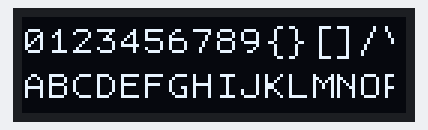
Bench run of a program on a simulated Raspberry Pi Pico running MicroPython. Parts: 128×32 one-colour display. At 0.1 s the program stops and its outputs stay as they are.

Above: at 0.1 s.

The program:

Pico2_OLEDboard_Tamzen-font.py
```python
# https://www.waveshare.com/wiki/Pico-OLED-2.23

from machine import Pin, SPI
import framebuf
import time

# converted Tamzen8x15r.bdf
Font_Tamzen8X15r = bytearray(
    b'\x00\x00\x00\x00\x00\x00\x00\x00\x00\x00\x00\x00\x00' # space (32)
    b'\x00\x10\x10\x10\x10\x10\x00\x00\x10\x10\x00\x00\x00' # !
    b'\x00\x24\x24\x24\x24\x00\x00\x00\x00\x00\x00\x00\x00' # "
    b'\x00\x00\x24\x24\x7e\x24\x24\x7e\x24\x24\x00\x00\x00' # #
    b'\x08\x08\x1e\x20\x20\x1c\x02\x02\x3c\x08\x08\x00\x00' # $
    b'\x00\x30\x49\x4a\x34\x08\x16\x29\x49\x06\x00\x00\x00' # %
    b'\x00\x30\x48\x48\x30\x31\x49\x46\x46\x39\x00\x00\x00' # &
    b'\x00\x10\x10\x10\x10\x00\x00\x00\x00\x00\x00\x00\x00' # '
    b'\x00\x04\x08\x08\x10\x10\x10\x10\x10\x08\x08\x04\x00' # (
    b'\x00\x20\x10\x10\x08\x08\x08\x08\x08\x10\x10\x20\x00' # )
    b'\x00\x00\x00\x00\x24\x18\x7e\x18\x24\x00\x00\x00\x00' # *
    b'\x00\x00\x00\x08\x08\x08\x7f\x08\x08\x08\x00\x00\x00' # +
    b'\x00\x00\x00\x00\x00\x00\x00\x00\x18\x18\x08\x08\x10' # ,
    b'\x00\x00\x00\x00\x00\x00\x7e\x00\x00\x00\x00\x00\x00' # -
    b'\x00\x00\x00\x00\x00\x00\x00\x00\x18\x18\x00\x00\x00' # .
    b'\x00\x04\x04\x08\x08\x10\x10\x20\x20\x40\x40\x00\x00' # /
    b'\x00\x00\x3c\x42\x46\x4a\x52\x62\x42\x3c\x00\x00\x00' # 0
    b'\x00\x00\x08\x18\x28\x08\x08\x08\x08\x3e\x00\x00\x00' # 1
    b'\x00\x00\x3c\x42\x02\x04\x08\x10\x20\x7e\x00\x00\x00' # 2
    b'\x00\x00\x7e\x04\x08\x1c\x02\x02\x42\x3c\x00\x00\x00' # 3
    b'\x00\x00\x04\x0c\x14\x24\x44\x7e\x04\x04\x00\x00\x00' # 4
    b'\x00\x00\x7e\x40\x40\x7c\x02\x02\x42\x3c\x00\x00\x00' # 5
    b'\x00\x00\x18\x20\x40\x7c\x42\x42\x42\x3c\x00\x00\x00' # 6
    b'\x00\x00\x7e\x02\x04\x04\x08\x08\x10\x10\x00\x00\x00' # 7
    b'\x00\x00\x3c\x42\x42\x3c\x42\x42\x42\x3c\x00\x00\x00' # 8
    b'\x00\x00\x3c\x42\x42\x42\x3e\x02\x04\x18\x00\x00\x00' # 9
    b'\x00\x00\x00\x18\x18\x00\x00\x00\x18\x18\x00\x00\x00' # :
    b'\x00\x00\x00\x18\x18\x00\x00\x00\x18\x18\x08\x08\x10' # ;
    b'\x00\x00\x00\x04\x08\x10\x20\x10\x08\x04\x00\x00\x00' # <
    b'\x00\x00\x00\x00\x7e\x00\x00\x7e\x00\x00\x00\x00\x00' # =
    b'\x00\x00\x00\x20\x10\x08\x04\x08\x10\x20\x00\x00\x00' # >
    b'\x00\x3c\x42\x04\x08\x10\x00\x00\x10\x10\x00\x00\x00' # ?
    b'\x00\x1c\x22\x41\x4f\x51\x51\x53\x4d\x40\x20\x1f\x00' # @
    b'\x00\x00\x18\x24\x42\x42\x7e\x42\x42\x42\x00\x00\x00' # A
    b'\x00\x00\x7c\x42\x42\x7c\x42\x42\x42\x7c\x00\x00\x00' # B
    b'\x00\x00\x1e\x20\x40\x40\x40\x40\x20\x1e\x00\x00\x00' # C
    b'\x00\x00\x78\x44\x42\x42\x42\x42\x44\x78\x00\x00\x00' # D
    b'\x00\x00\x7e\x40\x40\x7c\x40\x40\x40\x7e\x00\x00\x00' # E
    b'\x00\x00\x7e\x40\x40\x7c\x40\x40\x40\x40\x00\x00\x00' # F
    b'\x00\x00\x1e\x20\x40\x40\x46\x42\x22\x1e\x00\x00\x00' # G
    b'\x00\x00\x42\x42\x42\x7e\x42\x42\x42\x42\x00\x00\x00' # H
    b'\x00\x00\x3e\x08\x08\x08\x08\x08\x08\x3e\x00\x00\x00' # I
    b'\x00\x00\x02\x02\x02\x02\x02\x42\x42\x3c\x00\x00\x00' # J
    b'\x00\x00\x42\x44\x48\x70\x70\x48\x44\x42\x00\x00\x00' # K
    b'\x00\x00\x40\x40\x40\x40\x40\x40\x40\x7e\x00\x00\x00' # L
    b'\x00\x00\x41\x63\x55\x49\x49\x41\x41\x41\x00\x00\x00' # M
    b'\x00\x00\x42\x62\x52\x4a\x46\x42\x42\x42\x00\x00\x00' # N
    b'\x00\x00\x3c\x42\x42\x42\x42\x42\x42\x3c\x00\x00\x00' # O
    b'\x00\x00\x7c\x42\x42\x42\x7c\x40\x40\x40\x00\x00\x00' # P
    b'\x00\x00\x3c\x42\x42\x42\x42\x42\x42\x3c\x04\x02\x00' # Q
    b'\x00\x00\x7c\x42\x42\x42\x7c\x48\x44\x42\x00\x00\x00' # R
    b'\x00\x00\x3e\x40\x40\x30\x0c\x02\x02\x7c\x00\x00\x00' # S
    b'\x00\x00\x7f\x08\x08\x08\x08\x08\x08\x08\x00\x00\x00' # T
    b'\x00\x00\x42\x42\x42\x42\x42\x42\x42\x3c\x00\x00\x00' # U
    b'\x00\x00\x42\x42\x42\x42\x24\x24\x18\x18\x00\x00\x00' # V
    b'\x00\x00\x41\x41\x41\x41\x49\x49\x55\x63\x00\x00\x00' # W
    b'\x00\x00\x42\x42\x24\x18\x18\x24\x42\x42\x00\x00\x00' # X
    b'\x00\x00\x41\x41\x22\x14\x08\x08\x08\x08\x00\x00\x00' # Y
    b'\x00\x00\x7f\x02\x04\x08\x10\x20\x40\x7f\x00\x00\x00' # Z
    b'\x00\x1e\x10\x10\x10\x10\x10\x10\x10\x10\x10\x1e\x00' # [
    b'\x00\x40\x40\x20\x20\x10\x10\x08\x08\x04\x04\x00\x00' # \
    b'\x00\x78\x08\x08\x08\x08\x08\x08\x08\x08\x08\x78\x00' # ]
    b'\x00\x00\x10\x28\x44\x00\x00\x00\x00\x00\x00\x00\x00' # ^
    b'\x00\x00\x00\x00\x00\x00\x00\x00\x00\x00\x00\xff\x00' # _
    b'\x00\x10\x08\x04\x00\x00\x00\x00\x00\x00\x00\x00\x00' # `
    b'\x00\x00\x00\x00\x3c\x02\x3e\x42\x42\x3e\x00\x00\x00' # a
    b'\x00\x40\x40\x40\x5c\x62\x42\x42\x42\x7c\x00\x00\x00' # b
    b'\x00\x00\x00\x00\x3c\x42\x40\x40\x42\x3c\x00\x00\x00' # c
    b'\x00\x02\x02\x02\x3e\x42\x42\x42\x46\x3a\x00\x00\x00' # d
    b'\x00\x00\x00\x00\x3c\x42\x7e\x40\x40\x3e\x00\x00\x00' # e
    b'\x00\x0e\x10\x10\x7e\x10\x10\x10\x10\x10\x00\x00\x00' # f
    b'\x00\x00\x00\x00\x3e\x42\x42\x42\x42\x3e\x02\x02\x3c' # g
    b'\x00\x40\x40\x40\x5c\x62\x42\x42\x42\x42\x00\x00\x00' # h
    b'\x00\x08\x08\x00\x38\x08\x08\x08\x08\x3e\x00\x00\x00' # i
    b'\x00\x04\x04\x00\x1c\x04\x04\x04\x04\x04\x04\x04\x38' # j
    b'\x00\x40\x40\x40\x44\x48\x50\x68\x44\x42\x00\x00\x00' # k
    b'\x00\x70\x10\x10\x10\x10\x10\x10\x10\x0e\x00\x00\x00' # l
    b'\x00\x00\x00\x00\x76\x49\x49\x49\x49\x49\x00\x00\x00' # m
    b'\x00\x00\x00\x00\x5c\x62\x42\x42\x42\x42\x00\x00\x00' # n
    b'\x00\x00\x00\x00\x3c\x42\x42\x42\x42\x3c\x00\x00\x00' # o
    b'\x00\x00\x00\x00\x5c\x62\x42\x42\x42\x7c\x40\x40\x40' # p
    b'\x00\x00\x00\x00\x3e\x42\x42\x42\x46\x3a\x02\x02\x02' # q
    b'\x00\x00\x00\x00\x5c\x62\x40\x40\x40\x40\x00\x00\x00' # r
    b'\x00\x00\x00\x00\x3e\x40\x30\x0c\x02\x7c\x00\x00\x00' # s
    b'\x00\x00\x10\x10\x7e\x10\x10\x10\x10\x0e\x00\x00\x00' # t
    b'\x00\x00\x00\x00\x42\x42\x42\x42\x46\x3a\x00\x00\x00' # u
    b'\x00\x00\x00\x00\x42\x42\x24\x24\x18\x18\x00\x00\x00' # v
    b'\x00\x00\x00\x00\x41\x49\x49\x49\x49\x36\x00\x00\x00' # w
    b'\x00\x00\x00\x00\x42\x24\x18\x18\x24\x42\x00\x00\x00' # x
    b'\x00\x00\x00\x00\x42\x42\x42\x42\x46\x3a\x02\x02\x3c' # y
    b'\x00\x00\x00\x00\x7e\x04\x08\x10\x20\x7e\x00\x00\x00' # z
    b'\x00\x06\x08\x08\x08\x08\x30\x08\x08\x08\x08\x06\x00' # {
    b'\x00\x08\x08\x08\x08\x08\x08\x08\x08\x08\x08\x08\x00' # |
    b'\x00\x60\x10\x10\x10\x10\x0c\x10\x10\x10\x10\x60\x00' # }
    b'\x00\x00\x31\x49\x46\x00\x00\x00\x00\x00\x00\x00\x00' # ~
)

class SSD1305_SPI(framebuf.FrameBuffer):
    def __init__(self):
        self.width = 128
        self.height = 32

        self.cs = Pin(9, Pin.OUT)
        self.rst = Pin(12, Pin.OUT)

        self.cs(1)
        self.spi = SPI(1, 10000_000, polarity=0, phase=0, sck=Pin(10), mosi=Pin(11), miso=None)
        self.dc = Pin(8, Pin.OUT)
        self.dc(1)
        self.buffer = bytearray(self.height * self.width // 8)
        super().__init__(self.buffer, self.width, self.height, framebuf.MONO_VLSB)
        self.init_display()

        self.white = 0xffff
        self.black = 0x0000

    def write_cmd(self, cmd):
        self.cs(1)
        self.dc(0)
        self.cs(0)
        self.spi.write(bytearray([cmd]))
        self.cs(1)

    def write_data(self, buf):
        self.cs(1)
        self.dc(1)
        self.cs(0)
        self.spi.write(bytearray([buf]))
        self.cs(1)

    def init_display(self):
        self.rst(1)
        time.sleep(0.001)
        self.rst(0)
        time.sleep(0.01)
        self.rst(1)

        for cmd in [0xAE, 0x04, 0x10, 0x40, 0x81, 0x80, 0xA1, 0xA6, 0xA8, 0x1F,
                    0xC8, 0xD3, 0x00, 0xD5, 0xF0, 0xD8, 0x05, 0xD9, 0xC2, 0xDA,
                    0x12, 0xDB, 0x08, 0xAF]:
            self.write_cmd(cmd)

    def show(self):
        for page in range(0, 4):
            self.write_cmd(0xb0 + page)
            self.write_cmd(0x04)
            self.write_cmd(0x10)
            self.dc(1)
            for num in range(0, 128):
                self.write_data(self.buffer[page * 128 + num])

    def draw_text(self, text, start_x, start_y):
        current_x = start_x
        for char in text:
            ord_ch = ord(char)
            if ord_ch < 32 or ord_ch > 126:
                ord_ch = 32

            offset = (ord_ch - 32) * 13
            char_bytes = Font_Tamzen8X15r[offset : offset + 13]

            # fast native layout block injection
            char_fbuf = framebuf.FrameBuffer(char_bytes, 8, 13, framebuf.MONO_HLSB)
            self.blit(char_fbuf, current_x, start_y)
            current_x += 8

# __main__
oled = SSD1305_SPI()
oled.fill(oled.black)

oled.draw_text('0123456789{}[]/\\', 0, 2)  # max 16 characters per line
oled.draw_text('ABCDEFGHIJKLMNOP', 0, 17)

oled.show()
```
